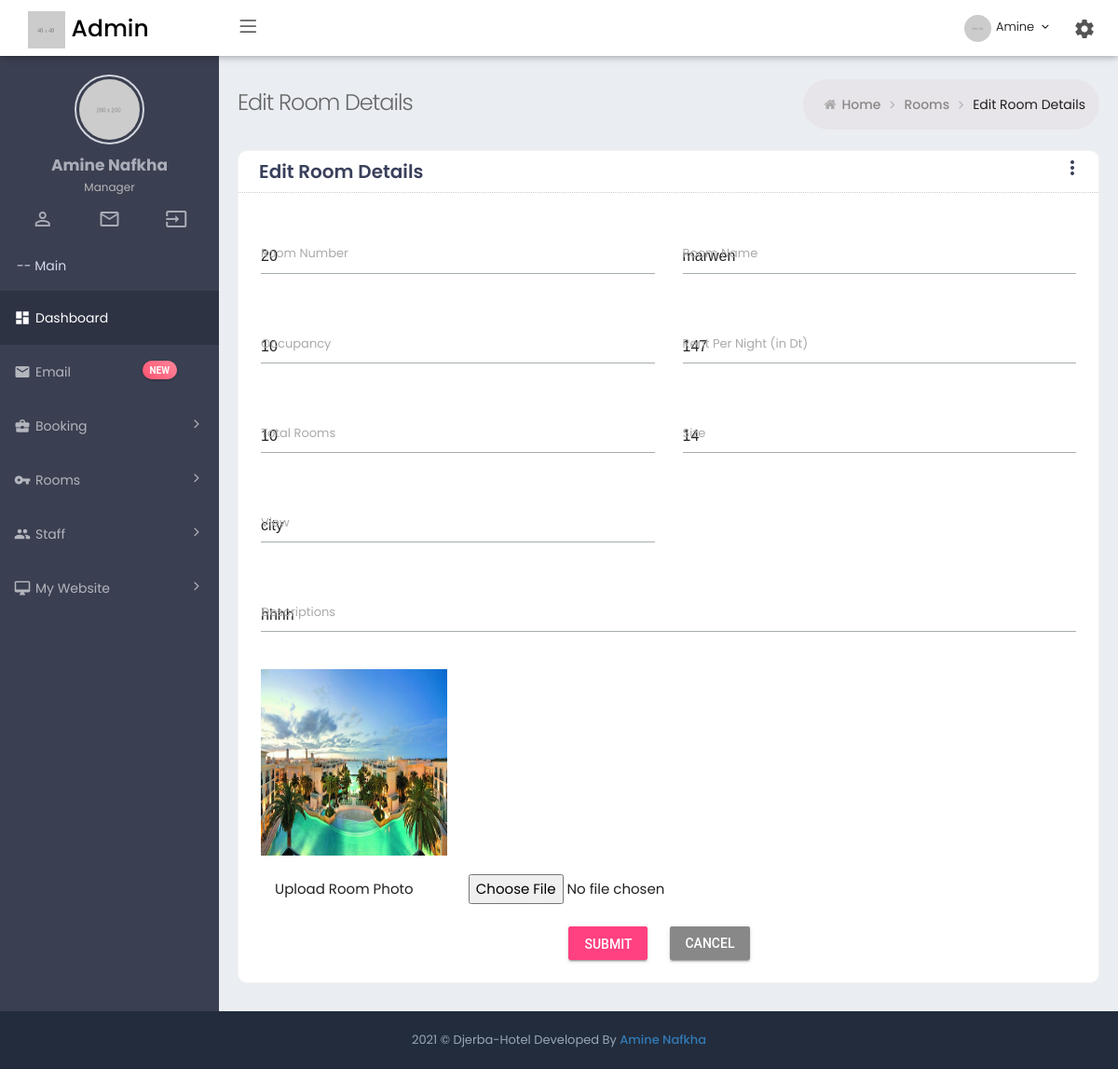
Page /admin/edit_room.php?room=20 (signed in) on the committed database.
### tables this page shows
CREATE TABLE `room` (
  `room_id` int(255) NOT NULL,
  `total_room` int(255) NOT NULL,
  `occupancy` int(255) DEFAULT NULL,
  `size` varchar(30) DEFAULT NULL,
  `view` varchar(30) DEFAULT NULL,
  `room_name` varchar(50) NOT NULL,
  `descriptions` text DEFAULT NULL,
  `rate` double NOT NULL,
  `imgpath` varchar(100) NOT NULL
);

### admin/edit_room.php (the view, shortened to what this page needs)
<?php
 include "includes/header.php" ;
 include "includes/navbar.php" ;
?>
            <div class="page-content-wrapper">
                <div class="page-content">
                    <div class="page-bar">
                        <div class="page-title-breadcrumb">
                            <div class=" pull-left">
                                <div class="page-title">Edit Room Details</div>
                            </div>
                            <ol class="breadcrumb page-breadcrumb pull-right">
                                <li><i class="fa fa-home"></i>&nbsp;<a class="parent-item" href="dashboard.php">Home</a>&nbsp;<i class="fa fa-angle-right"></i>
                                </li>
                                <li><a class="parent-item" href="all_rooms.php">Rooms</a>&nbsp;<i class="fa fa-angle-right"></i>
                                </li>
                                <li class="active">Edit Room Details</li>
                            </ol>
                        </div>
                    </div>
                     <div class="row">
						<div class="col-sm-12">
							<div class="card-box">
								<div class="card-head">
									<header>Edit Room Details</header>
									<button id = "panel-button"
			                           class = "mdl-button mdl-js-button mdl-button--icon pull-right"
			                           data-upgraded = ",MaterialButton">
			                           <i class = "material-icons">more_vert</i>
			                        </button>
								</div>
								<?php
									$room_id = $_GET['room'];
									include './auth.php';
									$result = mysqli_query($dbhandle,"SELECT * from room where room_id ='".$room_id."' ");
									if(mysqli_num_rows($result) > 0)
									while($rows = mysqli_fetch_array($result)){ ?>
							    <form action="<?php echo "updateroom.php?room=".$room_id ;  ?>" method="post"enctype="multipart/form-data" >
								<div class="card-body row">
						            <div class="col-lg-6 p-t-20">
						              <div class = "mdl-textfield mdl-js-textfield mdl-textfield--floating-label txt-full-width">
					                     <input name="room_idd" class = "mdl-textfield__input" type = "text" value="<?php echo $room_id ?>" id = "txtRoomNo" disabled="disabled">
					                     <label class = "mdl-textfield__label">Room Number</label>
					                  </div>
						            </div>
									<div class="col-lg-6 p-t-20">
						              <div class = "mdl-textfield mdl-js-textfield mdl-textfield--floating-label txt-full-width">
					                     <input name="room_name" class = "mdl-textfield__input" type = "text" value="<?php echo $rows['room_name'] ?>" id = "roomname" >
					                     <label class = "mdl-textfield__label">Room Name</label>
					                  </div>
						            </div>
						           	<div class="col-lg-6 p-t-20">
						               <div class = "mdl-textfield mdl-js-textfield mdl-textfield--floating-label txt-full-width">
					                     <input name="occupancy" class = "mdl-textfield__input" type = "text" value="<?php echo $rows['occupancy'] ?>"
					                        pattern = "-?[0-9]*(\.[0-9]+)?" id = "text5">
					                     <label class = "mdl-textfield__label" for = "text5"> Occupancy</label>
					                  </div>
						            </div>
						            <div class="col-lg-6 p-t-20">
						               <div class = "mdl-textfield mdl-js-textfield mdl-textfield--floating-label txt-full-width">
					                     <input name="rate" class = "mdl-textfield__input" type = "text" value="<?php echo $rows['rate'] ?>"
					                        pattern = "-?[0-9]*(\.[0-9]+)?" id = "text8">
					                     <label class = "mdl-textfield__label">Rent Per Night (in Dt)</label>
					                  </div>
						            </div>
									<div class="col-lg-6 p-t-20">
						               <div class = "mdl-textfield mdl-js-textfield mdl-textfield--floating-label txt-full-width">
					                     <input name="total_room" class = "mdl-textfield__input" type = "text" value="<?php echo $rows['total_room'] ?>"
					                        pattern = "-?[0-9]*(\.[0-9]+)?" id = "text5">
					                     <label class = "mdl-textfield__label" for = "text5">Total Rooms</label>
					                  </div>
						            </div>
									<div class="col-lg-6 p-t-20">
						              <div class = "mdl-textfield mdl-js-textfield mdl-textfield--floating-label txt-full-width">
					                     <input name="size" class = "mdl-textfield__input" type = "text" value="<?php echo $rows['size'] ?>" id = "roomname" >
					                     <label class = "mdl-textfield__label">Size</label>
					                  </div>
						            </div>
									<div class="col-lg-6 p-t-20">
						              <div class = "mdl-textfield mdl-js-textfield mdl-textfield--floating-label txt-full-width">
					                     <input name="view"  class = "mdl-textfield__input" type = "text" value="<?php echo $rows['view'] ?>" id = "roomname" >
					                     <label class = "mdl-textfield__label">View</label>
					                  </div>
						            </div>
									<div class="col-lg-12 p-t-20">
						              <div class = "mdl-textfield mdl-js-textfield mdl-textfield--floating-label txt-full-width">
					                     <input name="desc" class = "mdl-textfield__input" type = "text" value="<?php echo $rows['descriptions'] ?>" id = "roomname" >
					                     <label class = "mdl-textfield__label"> Descriptions</label>
					                  </div>
						            </div>
									<div class="col-lg-12 p-t-20">
									   <img src="<?php echo  $rows['imgpath']?>" style="height:200px; width:200px;"  >
									</div>
						            <div class="col-lg-12 p-t-20">
						              <label class="control-label col-md-3">Upload Room Photo</label>
						               <input name="img" id="img" type="file"  >
                                    </div>
							         <div class="col-lg-12 p-t-20 text-center">
						              	<button type="submit" class="mdl-button mdl-js-button mdl-button--raised mdl-js-ripple-effect m-b-10 m-r-20 btn-pink">Submit</button>
										<button type="reset" class="mdl-button mdl-js-button mdl-button--raised mdl-js-ripple-effect m-b-10 btn-default">Cancel</button>
						             </div>
								</div>
                                </form>
								<?php }  ?>
							</div>
						</div>
					</div>
                </div>
            </div>
			<?php include "includes/footer.php" ; ?>

### admin/assets/css/material_style.css (style rules this page uses)
.material-icons { font-family: 'Material Icons'; font-weight: normal; font-style: normal; font-size: 24px; display: inline-block; line-height: 1; text-transform: none; letter-spacing: normal; word-wrap: normal; white-space: nowrap; direction: ltr; -webkit-font-smoothing: antialiased; text-rendering: optimizeLegibility; -moz-osx-font-smoothing: grayscale; font-feature-settings: 'liga'; }
.mdl-textfield__label:after { bottom: 13px !important; }
.mdl-textfield__label { color: #AAAAAA !important; font-size: 13px !important; }
.mdl-textfield__input { border-bottom: 1px solid #a6aeb1 !important; }
.mdl-textfield__label:after { background-color: #49cdd0; }
.txt-full-width { width: 100% !important; }
.mdl-js-button { right: 10px; }

### admin/assets/css/responsive.css (style rules this page uses)
@media (min-width:992px) { .page-content-wrapper { float: left; width: 100% } }
@media (min-width:992px) { .page-content-wrapper .page-content { margin-left: 235px; margin-top: 0; min-height: 600px; padding: 25px 20px 10px } }

### admin/assets/css/theme-color.css (style rules this page uses)
:root { --sidebar-color: #ffffff; --sidebar-font-color: #4680ff; --logo-color: #222c3c; --header-color: #6673FC; }

### rows in the picture
room: room_name "marwen", occupancy "10", rate "147", total_room "10", size "14", view "city", desc "hhhh", imgpath (picture)
